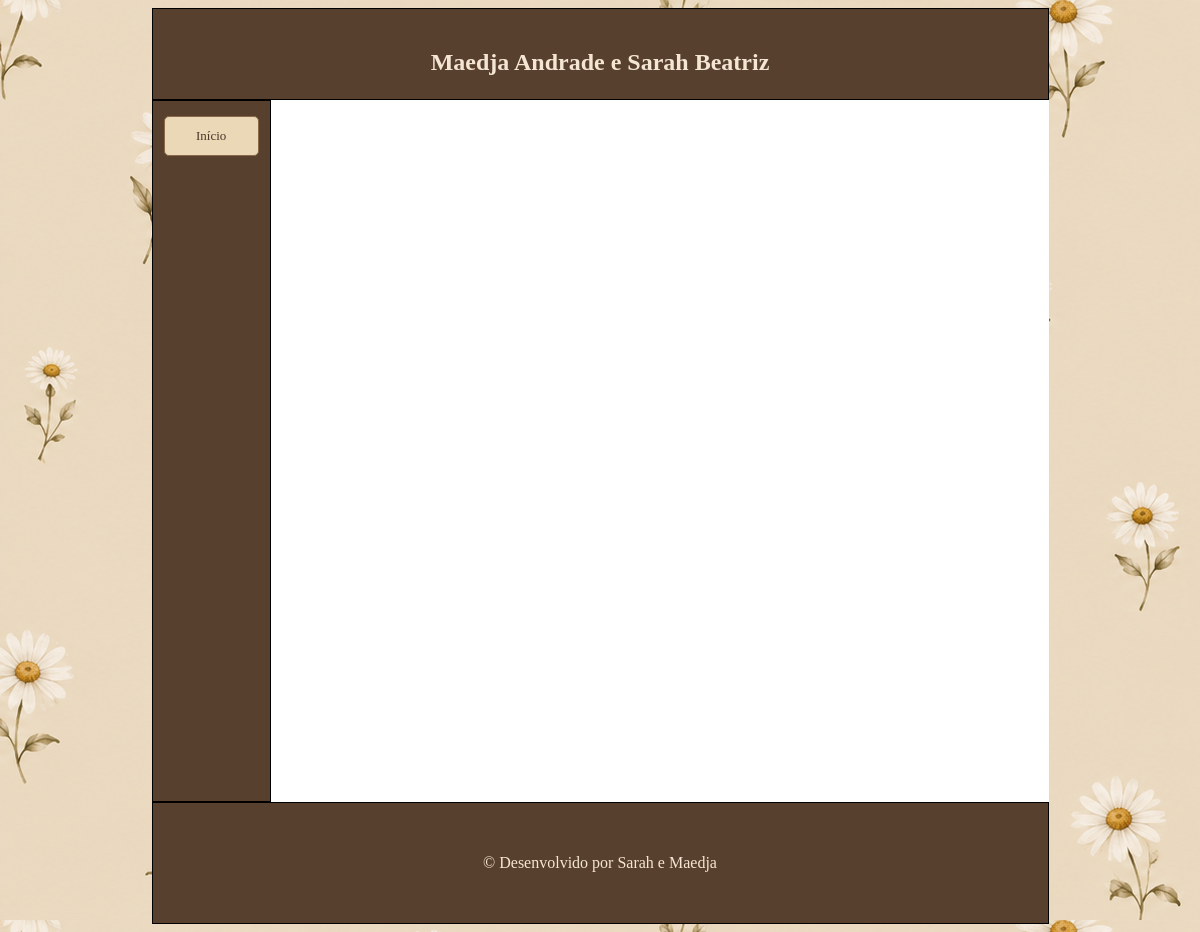
/, run on an earlier commit of the app's database.
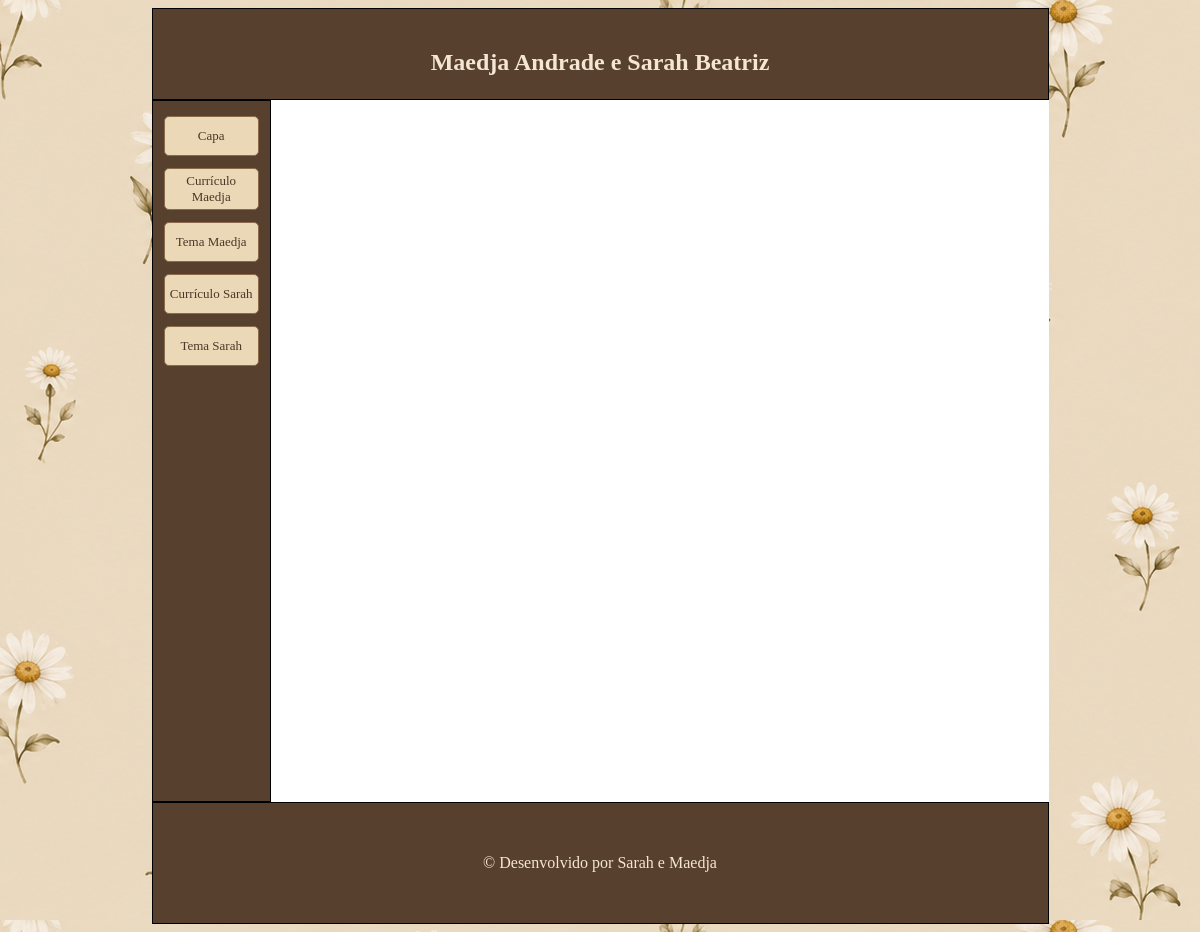
And on a later commit of the database.
### meu_site/models.py (models this page shows, shortened)
class Menu(models.Model):
    TIPO_CHOICES = (
        ('interno', 'Interno'),
        ('externo', 'Externo'),
    )
    titulo = models.CharField(max_length=100)
    tipo = models.CharField(max_length=10, choices=TIPO_CHOICES)
    ordem = models.IntegerField(default=0)
    ativo = models.BooleanField(default=True)
    conteudo = models.ForeignKey(
        Conteudo,
        on_delete=models.CASCADE,
        null=True,
        blank=True
    )
    url_externa = models.URLField(max_length=200, null=True, blank=True)
    class Meta:
        ordering = ['ordem']

### meu_site/views.py (the view)
# urls.py: path('', views.home, name='home'),
def home(request):
    menu_itens = Menu.objects.filter(ativo=True)
    conteudo_principal = Conteudo.objects.filter(ativo=True).first()
    context = {
        'menu_itens': menu_itens,
        'conteudo': conteudo_principal
    }
    return render(request, 'base.html', context)

### meu_site/templates/base.html (shortened to what this page needs)
{% load static %}
<!DOCTYPE html>
<html lang="pt-br">
<head>
    <link rel="stylesheet" href="{% static 'css/style.css' %}">
</head>
<body>
    <header class="cabecalho" id="cabecalho">
        <h1>Maedja Andrade e Sarah Beatriz</h1>
    </header>
    <div class="container">
        <nav class="menulateral" id="menulateral">
            <ul class="lista-menu">
                {% for item in menu_itens %}
                    {% if item.tipo == 'interno' and item.conteudo %}
                        <li><a class="botao-menu" href="{% url 'detalhe_conteudo' item.conteudo.slug %}">{{ item.titulo }}</a></li>
                    {% elif item.tipo == 'externo' %}
                        <li><a class="botao-menu" href="{{ item.url_externa }}" target="_blank">{{ item.titulo }}</a></li>
                    {% endif %}
                {% empty %}
                    <li><a class="botao-menu" href="/">Início</a></li>
                {% endfor %}
            </ul>
        </nav>
        <main class="conteudo" id="conteudo">
        </main>
    </div>
    <footer class="rodape" id="rodape">
        <p>&copy; Desenvolvido por Sarah e Maedja</p>
    </footer>
</body>
</html>

### meu_site/static/css/style.css (style rules this page uses)
body { background-image: url(../img/fundo.png); background-repeat: repeat; }
.cabecalho { width: 895px; height: 50px; margin: auto; border: 1px solid black; padding-top: 40px; }
.container { display: flex; width: 897px; margin: auto; }
.menulateral { width: 120px; height: 700px; border: 1px solid black; }
.conteudo { width: 795px; height: 702px; }
.rodape { width: 895px; height: 120px; margin: auto; border: 1px solid black; background-color: #58402E; }
#cabecalho { background-color:#58402E;; text-align: center; color:#F5E6D3 }
#rodape { background-color:#58402E; text-align: center; color: #F5E6D3; }
#menulateral { background-color:#58402E; text-align: center; color: #F5E6D3; }
#conteudo { background-color: white; vertical-align: top; overflow-y: auto; }
.cabecalho h1 { margin: 0; font-size: 24px; }
.rodape { display: flex; align-items: center; justify-content: center; }
.lista-menu { list-style: none; padding: 15px 10px; margin: 0; display: flex; flex-direction: column; gap: 12px; align-items: center; }
.botao-menu { display: flex; align-items: center; justify-content: center; text-decoration: none; background-color: #EAD8B7; border: 1px solid #8A6A4A; color: #4A3728; border-radius: 5px; width: 95px; min-height: 40px; padding: 4px; font-size: 13px; text-align: center; box-sizing: border-box; transition: 0.3s; }

What changed in the data, as far as the page shows it:
added Menu: titulo "Capa"
added Menu: titulo "Currículo Maedja"
added Menu: titulo "Tema Maedja"
added Menu: titulo "Currículo Sarah"
added Menu: titulo "Tema Sarah"
Also different on the page:
text no longer shown: "Início"
